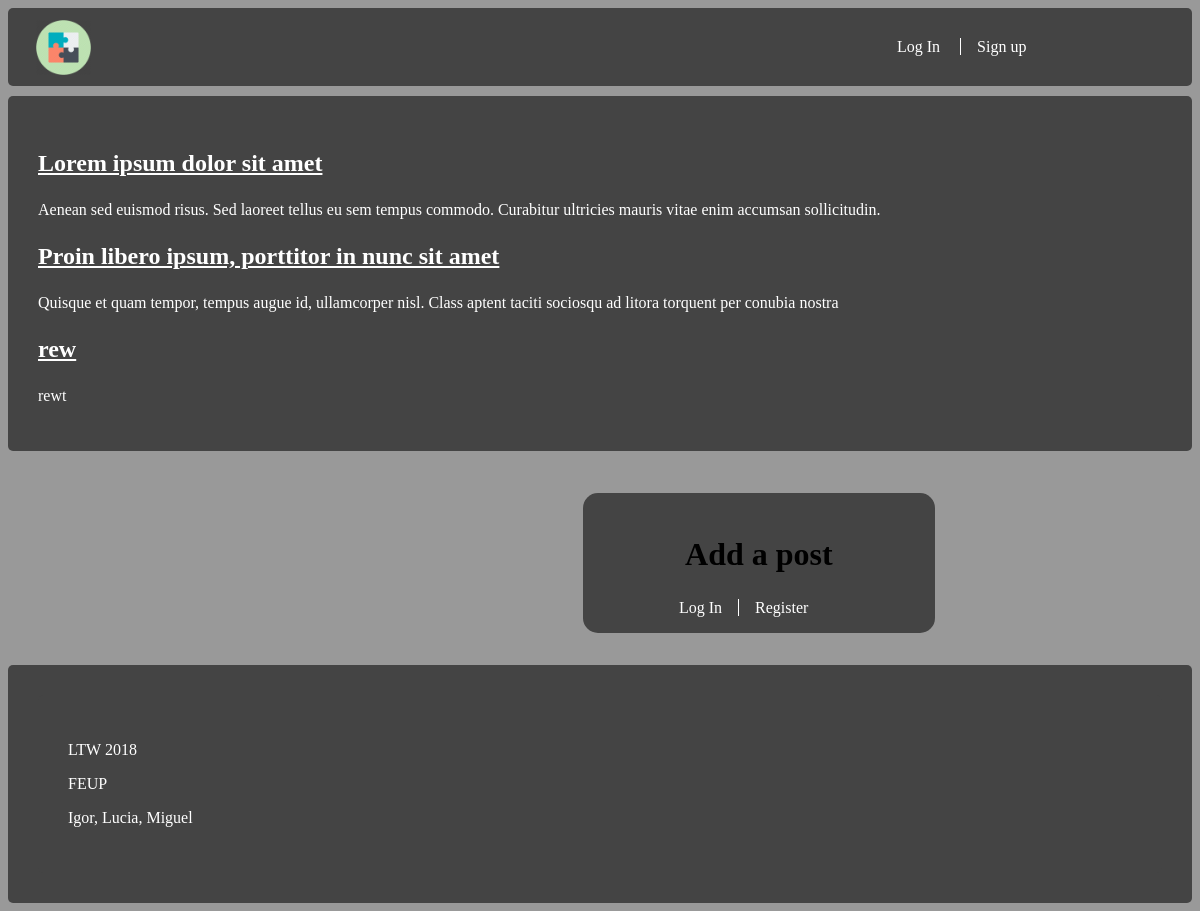
Before: / with the older database file.
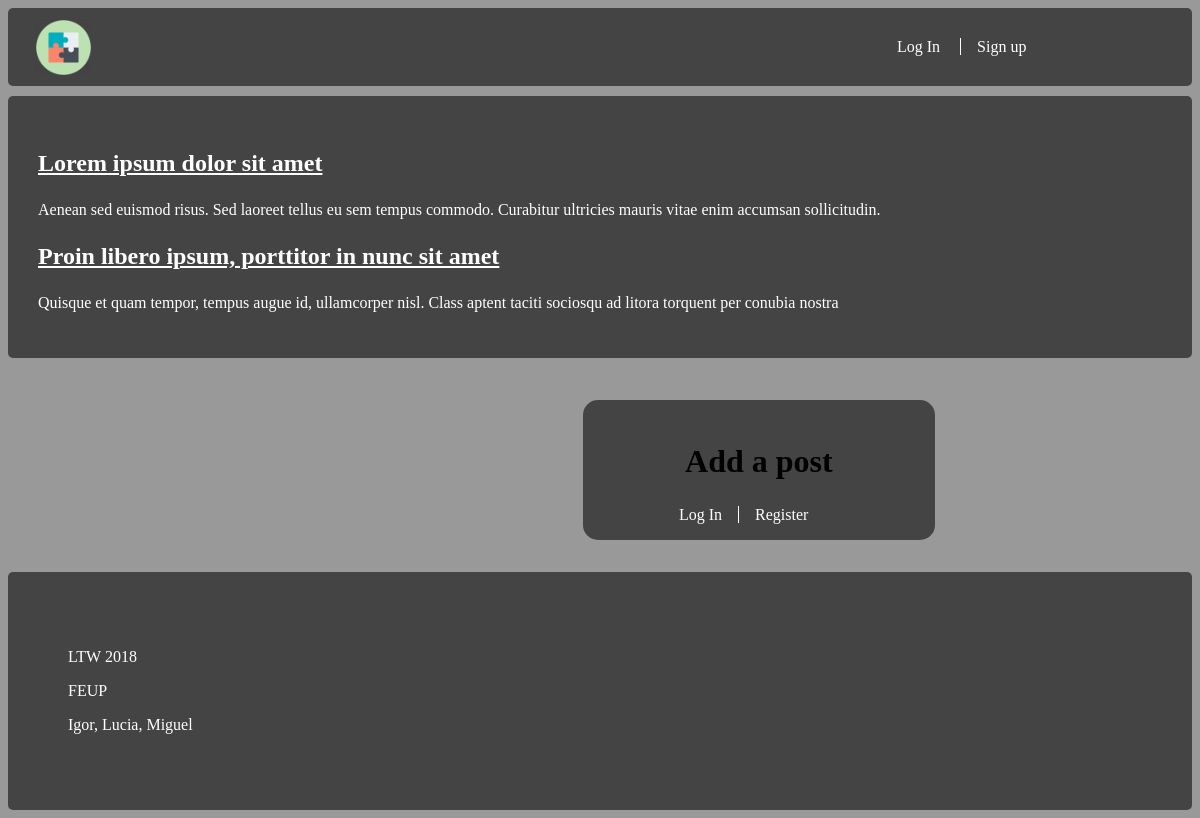
After: the same page with the newer database file.
### tables this page shows
CREATE TABLE stories (
    id_story INTEGER PRIMARY KEY,
    id_user VARCHAR REFERENCES users NOT NULL,
    published DATE NOT NULL,
    title VARCHAR NOT NULL,
    brief_intro VARCHAR NOT NULL,
    storie_text VARCHAR NOT NULL,
    plus INTEGER NOT NULL
);

### database/story.php (called while the page is built, shortened)
<?php
    function getAllStories() {
        global $dbh;
        $stmt = $dbh->prepare("SELECT * FROM stories ORDER BY published");
        $stmt->execute();
        return $stmt->fetchAll();
    }
?>

### index.php (the view, shortened to what this page needs)
<?php
    include_once('includes/init.php');
    include_once('database/story.php');
    $stories = getAllStories();
?>
<!DOCTYPE html>
<html lang="en">
<head>
    <link rel="stylesheet" type="text/css" media="screen" href="style/layout.css" />
    <link rel="stylesheet" type="text/css" media="screen" href="style/main.css" />
</head>
<body>
<div class="wrapper">
<div class="box header">
<?php include_once('includes/header.php');?>
</div>
<div class="box content">
<section id="list">
    <?php
        foreach( $stories as $story) {
            $id =  $story['id_story'];
            echo '<h3>' . "<a href=\"story_item.php?id_story=".$id."\">" .  $story['title'] . '</a>' . '</h1>';
            echo '<p>' .  $story['brief_intro'] . '</p>';
        }
        ?>
</div>
<form action="add_story.php" method="post">
            <h2>Add a post</h2>
            <?php
                if ($_SESSION["logged_in"]) {?>
            <label>Username:
                <?php echo $_SESSION["username"]; ?>
            </label>
            <input type="hidden" name="username" value="<?=$_SESSION["username"]?>">
            <label>Title
                <textarea name="title"></textarea>
            </label>
            <label>Intro
                <textarea name="intro"></textarea>
            </label>
            <label>Content
                <textarea name="text"></textarea>
            </label>
            <input type="submit" value="Submit">
            <?php } else {
                ?>
                <div id = "links">
                <?php
                echo '<a href="login.php">Log In</a>';
                echo '<a href="register.php">Register</a>';
                ?>
                </div>
                <?php
            }?>
        </form>
    </div>
  <div class="box footer">
<?php include_once('includes/footer.php'); ?>
        </div>
</body>
</html>

Changed rows visible on the page:
removed stories: title "rew", brief_intro "rewt"
